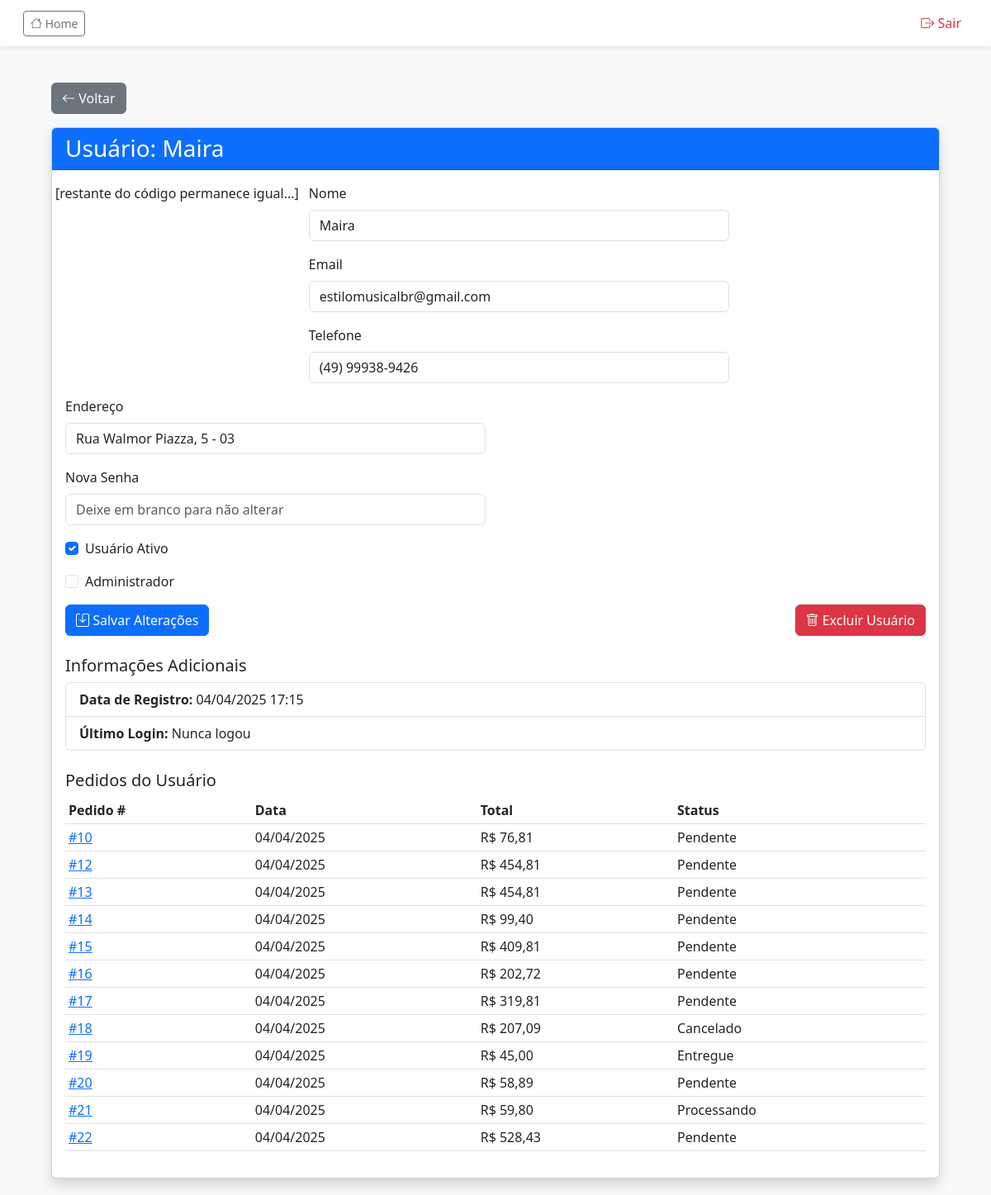
Page /admin/usuario/2 (signed in) on the committed database.
### app.py (models this page shows, shortened)
class User(db.Model, UserMixin):
    __tablename__ = 'users'
    id = db.Column(db.Integer, primary_key=True)
    nome = db.Column(db.String(100), nullable=False)
    email = db.Column(db.String(100), unique=True, nullable=False)
    senha_hash = db.Column(db.String(128), nullable=False)
    telefone = db.Column(db.String(20))
    endereco = db.Column(db.String(200))
    bairro = db.Column(db.String(100))
    cidade = db.Column(db.String(100))
    estado = db.Column(db.String(2))
    cep = db.Column(db.String(10))
    data_nascimento = db.Column(db.Date)
    data_registro = db.Column(db.DateTime, default=datetime.utcnow)
    ativo = db.Column(db.Boolean, default=True, nullable=False)
    is_admin = db.Column(db.Boolean, default=False, nullable=False)
    ultimo_login = db.Column(db.DateTime)
    email_confirmado = db.Column(db.Boolean, default=False)
    avatar = db.Column(db.String(200))
    prime_code = db.Column(db.String(50))
    indicador_id = db.Column(db.Integer, db.ForeignKey('users.id'))
    desconto_prime = db.Column(db.Float, default=0.0)
    saldo_comissoes = db.Column(db.Float, default=0.0)
    indicado_por = db.relationship('User', remote_side=[id], backref='indicados')
    comissoes_recebidas = db.relationship('Comissao', foreign_keys='Comissao.indicador_id', back_populates='indicador', lazy=True)
    pedidos = db.relationship('Pedido', backref='usuario', lazy=True)

class Pedido(db.Model):
    __tablename__ = 'pedidos'
    id = db.Column(db.Integer, primary_key=True)
    cliente_nome = db.Column(db.String(100), nullable=False)
    cliente_email = db.Column(db.String(100), nullable=False)
    cliente_telefone = db.Column(db.String(20), nullable=False)
    cliente_endereco = db.Column(db.String(200), nullable=False)
    total = db.Column(db.Float, nullable=False)
    total_sem_desconto = db.Column(db.Float, nullable=False)
    desconto_aplicado = db.Column(db.Float, default=0.0)
    data_pedido = db.Column(db.DateTime, default=datetime.utcnow)
    usuario_id = db.Column(db.Integer, db.ForeignKey('users.id'), nullable=True)
    status = db.Column(db.String(20), default='pendente', nullable=False)
    observacoes = db.Column(db.Text, default='')  # Set default to empty string
    data_atualizacao = db.Column(db.DateTime, onupdate=datetime.utcnow)
    metodo_pagamento = db.Column(db.String(50), nullable=False)
    status_pagamento = db.Column(db.String(20), default='pendente')
    codigo_rastreio = db.Column(db.String(50))
    dados_pagamento = db.Column(db.Text)
    codigo_prime_utilizado = db.Column(db.String(50))
    valor_frete = db.Column(db.Float, default=0.0)  # Adicione este campo
    email_enviado = db.Column(db.Boolean, default=False)
    itens = db.relationship('ItemPedido', backref='pedido', lazy=True)
    comissoes = db.relationship('Comissao', back_populates='pedido', lazy=True)

### app.py (the view, shortened to what this page needs)
@app.route('/admin/usuario/<int:user_id>', methods=['GET', 'POST'])
@login_required
def admin_usuario_detalhes(user_id):
    if not current_user.is_admin:
        abort(403)
    usuario = User.query.get_or_404(user_id)
    return render_template('admin_usuario_detalhes.html', usuario=usuario)

### app.py (called while the page is built)
@login_manager.user_loader
def load_user(user_id):
    return db.session.get(User, int(user_id))

@app.context_processor
def inject_cart_total():
    cart_total = sum(item['quantidade'] for item in session.get('carrinho', {}).values())
    return {'cart_total_items': cart_total}

@app.before_request
def proteger_sessao():
    session.modified = True
    if 'carrinho' not in session:
        session['carrinho'] = {}

@app.template_filter('brl')
def format_brl(value):
    try:
        return f'R$ {float(value):,.2f}'.replace(',', 'v').replace('.', ',').replace('v', '.')
    except (ValueError, TypeError):
        return 'R$ 0,00'

@app.context_processor
def inject_obter_estoque_produto():
    return {'obter_estoque_produto': obter_estoque_produto}

### templates/admin_usuario_detalhes.html (shortened to what this page needs)
{% extends "base.html" %}
{% block content %}
<div class="container mt-4">
    <a href="{{ url_for('admin_usuarios') }}" class="btn btn-secondary mb-3">
        <i class="bi bi-arrow-left"></i> Voltar
    </a>
    <div class="card shadow">
        <div class="card-header bg-primary text-white">
            <h3 class="mb-0">Usuário: {{ usuario.nome }}</h3>
        </div>
        <div class="card-body">
            <form method="POST">
                <div class="row">
                    [restante do código permanece igual...]
                    <div class="col-md-6">
                        <div class="mb-3">
                            <label class="form-label">Nome</label>
                            <input type="text" class="form-control" name="nome" value="{{ usuario.nome }}" required>
                        </div>
                        <div class="mb-3">
                            <label class="form-label">Email</label>
                            <input type="email" class="form-control" name="email" value="{{ usuario.email }}" required>
                        </div>
                        <div class="mb-3">
                            <label class="form-label">Telefone</label>
                            <input type="text" class="form-control" name="telefone" value="{{ usuario.telefone or '' }}">
                        </div>
                    </div>
                    <div class="col-md-6">
                        <div class="mb-3">
                            <label class="form-label">Endereço</label>
                            <input type="text" class="form-control" name="endereco" value="{{ usuario.endereco or '' }}">
                        </div>
                        <div class="mb-3">
                            <label class="form-label">Nova Senha</label>
                            <input type="password" class="form-control" name="nova_senha" placeholder="Deixe em branco para não alterar">
                        </div>
                        <div class="mb-3 form-check">
                            <input type="checkbox" class="form-check-input" name="ativo" id="ativo" {% if usuario.ativo %}checked{% endif %}>
                            <label class="form-check-label" for="ativo">Usuário Ativo</label>
                        </div>
                        <div class="mb-3 form-check">
                            <input type="checkbox" class="form-check-input" name="is_admin" id="is_admin" {% if usuario.is_admin %}checked{% endif %}>
                            <label class="form-check-label" for="is_admin">Administrador</label>
                        </div>
                    </div>
                </div>
                <div class="d-flex justify-content-between">
                    <button type="submit" class="btn btn-primary">
                        <i class="bi bi-save"></i> Salvar Alterações
                    </button>
                    <a href="#" class="btn btn-danger" data-bs-toggle="modal" data-bs-target="#confirmModal">
                        <i class="bi bi-trash"></i> Excluir Usuário
                    </a>
                </div>
            </form>
            <div class="mt-4">
                <h5>Informações Adicionais</h5>
                <ul class="list-group">
                    <li class="list-group-item">
                        <strong>Data de Registro:</strong> {{ usuario.data_registro.strftime('%d/%m/%Y %H:%M') }}
                    </li>
                    <li class="list-group-item">
                        <strong>Último Login:</strong>
                        {% if usuario.ultimo_login %}
                            {{ usuario.ultimo_login.strftime('%d/%m/%Y %H:%M') }}
                        {% else %}
                            Nunca logou
                        {% endif %}
                    </li>
                </ul>
            </div>
            <div class="mt-4">
                <h5>Pedidos do Usuário</h5>
                <div class="table-responsive">
                    <table class="table table-sm">
                        <thead>
                            <tr>
                                <th>Pedido #</th>
                                <th>Data</th>
                                <th>Total</th>
                                <th>Status</th>
                            </tr>
                        </thead>
                        <tbody>
                            {% for pedido in usuario.pedidos %}
                            <tr>
                                <td><a href="{{ url_for('admin_pedido_detalhes', pedido_id=pedido.id) }}">#{{ pedido.id }}</a></td>
                                <td>{{ pedido.data_pedido.strftime('%d/%m/%Y') }}</td>
                                <td>{{ pedido.total|brl }}</td>
                                <td>{{ pedido.status|title }}</td>
                            </tr>
                            {% else %}
                            <tr>
                                <td colspan="4" class="text-center">Nenhum pedido encontrado</td>
                            </tr>
                            {% endfor %}
                        </tbody>
                    </table>
                </div>
            </div>
        </div>
    </div>
</div>
{% endblock %}

### rows in the picture
User: nome "Maira", email "estilomusicalbr@gmail.com", telefone "(49) 99938-9426", endereco "Rua Walmor Piazza, 5 - 03", ativo "☑", data_registro "04/04/2025 17:15"
Pedido: id "10", data_pedido "04/04/2025", total|brl "R$ 76,81", status "Pendente"
Pedido: id "12", data_pedido "04/04/2025", total|brl "R$ 454,81", status "Pendente"
Pedido: id "13", data_pedido "04/04/2025", total|brl "R$ 454,81", status "Pendente"
Pedido: id "14", data_pedido "04/04/2025", total|brl "R$ 99,40", status "Pendente"
Pedido: id "15", data_pedido "04/04/2025", total|brl "R$ 409,81", status "Pendente"
Pedido: id "16", data_pedido "04/04/2025", total|brl "R$ 202,72", status "Pendente"
Pedido: id "17", data_pedido "04/04/2025", total|brl "R$ 319,81", status "Pendente"
Pedido: id "18", data_pedido "04/04/2025", total|brl "R$ 207,09", status "Cancelado"
Pedido: id "19", data_pedido "04/04/2025", total|brl "R$ 45,00", status "Entregue"
Pedido: id "20", data_pedido "04/04/2025", total|brl "R$ 58,89", status "Pendente"
Pedido: id "21", data_pedido "04/04/2025", total|brl "R$ 59,80", status "Processando"
Pedido: id "22", data_pedido "04/04/2025", total|brl "R$ 528,43", status "Pendente"
